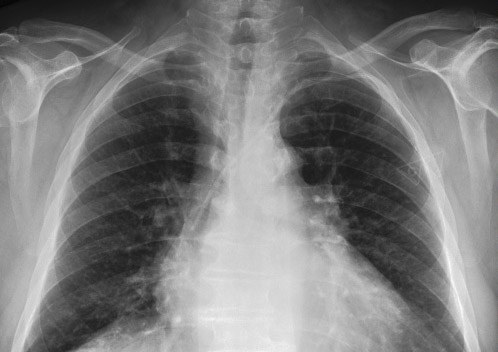
#> input picture chest_xray.jpeg, 498 x 352 px
$ python histogram_equalization.py
#> lines starting #> are read from the running program, lines starting #| are printed output that depends on the picture
import numpy as np
from PIL import Image
import matplotlib.pyplot as plt


def load_image(img_filename, greyscale=False):
    image = Image.open(img_filename)
    if not greyscale:
        image = image.convert('L')
    image_array = np.asarray(image)
    return image_array


def make_histogram(flattened_image, bins):
    out_histogram = np.zeros(bins)
    for entry in flattened_image:
        out_histogram[entry] = out_histogram[entry] + 1
    return out_histogram


def cdf(histogram):
    print("CDF")
    densities = [histogram[0]]
    for number in histogram[1:]:
        densities.append(densities[-1] + number)
    densities = np.array(densities)
    return densities


def cdf_new(densities):
    new_cdf = ((densities - densities.min()) * 255 / (densities.max() - densities.min())).astype('uint8')
    return new_cdf


def equalize_histogram(image_name, intensity_range):
    image = load_image(image_name)
#> in load_image, image is the input picture: PIL image 498x352 RGB; mean R, G, B 124.3, 124.3, 124.3
    plt.imshow(image, cmap='gray')
    plt.show()
    flat_image = image.flatten()

    histogram = make_histogram(flat_image, intensity_range)
#> the loop in make_histogram, `for entry in flattened_image:` made 175296 passes
#> entry on passes 1 to 3: 9, 12, 13
#> after the loop in make_histogram, `for entry in flattened_image:`: out_histogram = 256 values, max 1228 at index 165, min 0 at index 0, mean 684.8
#> histogram has the same summary as out_histogram in make_histogram
    cdf_list = cdf(histogram)
#> in cdf, `densities = [histogram[0]]`: densities = [0]
#> the loop in cdf, `for number in histogram[1:]:` made 255 passes
#> after the loop in cdf, `for number in histogram[1:]:`: densities = 256 values from 0 to 175296
#> cdf_list = 256 values from 0 to 175296
    new_cdf = cdf_new(cdf_list)
#> in cdf_new, `new_cdf = ((densities - densities.min()) * 255 / (densities.max() - de..`: new_cdf = 256 values from 0 to 255
#> new_cdf = 256 values from 0 to 255

    new_image = new_cdf[flat_image]
    new_image = np.reshape(new_image, image.shape)
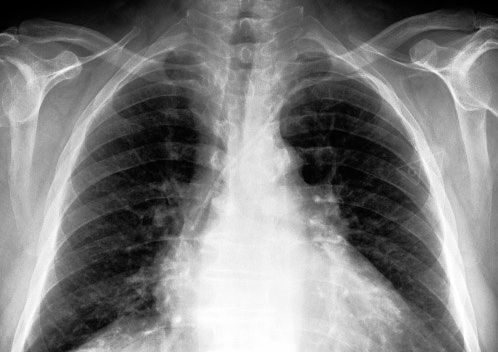
#> new_image: shape (352, 498); min 0, max 255, mean 127.6
    plt.imshow(new_image, cmap='gray')
    plt.show()


if __name__ == '__main__':
    equalize_histogram("../chest_xray.jpeg", 256)

$ run again, with EDTem.jpg copied over chest_xray.jpeg
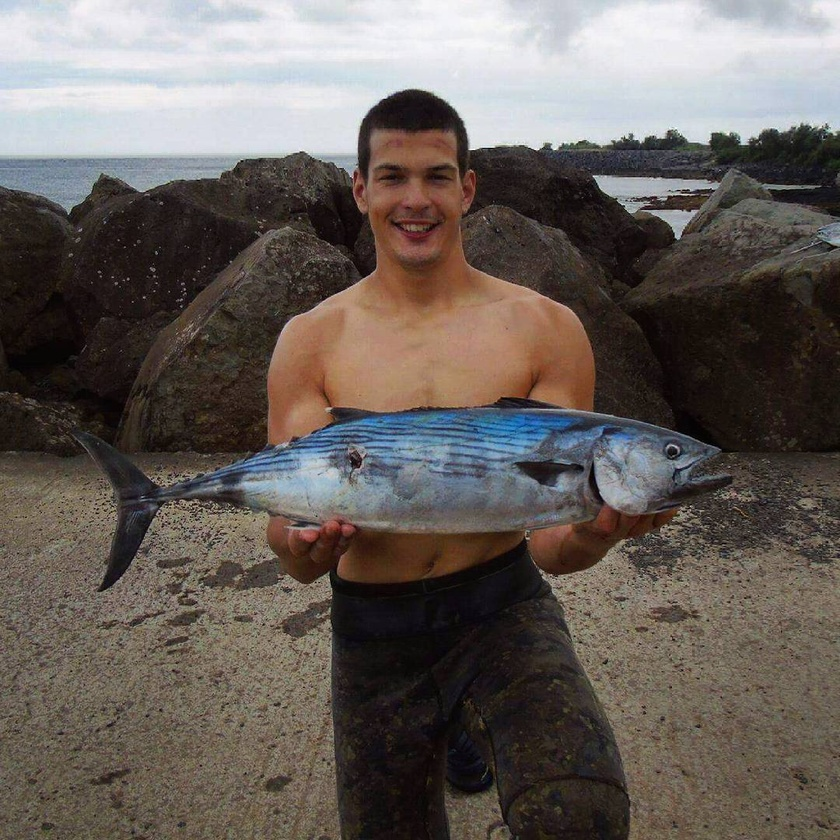
#> input picture EDTem.jpg, 840 x 840 px, shrunk from 1080 x 1080 before the run
#> in load_image, image is the input picture: PIL image 840x840 RGB; mean R, G, B 103.5, 95.7, 90.5
#> in load_image, `image = image.convert('L')`:
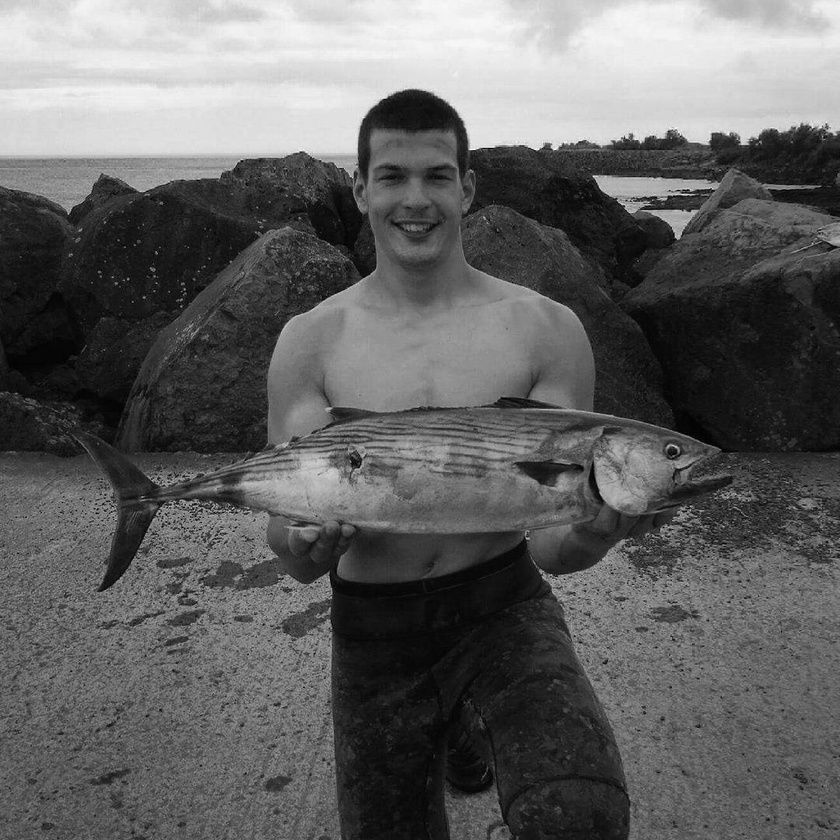
#> image: PIL image 840x840 L; min 0, max 255, mean 97.4
#> the loop in make_histogram, `for entry in flattened_image:` made 705600 passes
#> entry on passes 1 to 3: 202, 203, 205
#> after the loop in make_histogram, `for entry in flattened_image:`: out_histogram = 256 values, max 7568 at index 21, min 0 at index 251, mean 2756.2
#> histogram has the same summary as out_histogram in make_histogram
#> in cdf, `densities = [histogram[0]]`: densities = [11]
#> the loop in cdf, `for number in histogram[1:]:` made 255 passes
#> number on passes 1 to 3: 40, 90, 161
#> after the loop in cdf, `for number in histogram[1:]:`: densities = 256 values from 11 to 705600
#> in cdf_new, `new_cdf = ((densities - densities.min()) * 255 / (densities.max() - de..`: new_cdf = 256 values from 0 to 255
#> in equalize_histogram, `new_image = np.reshape(new_image, image.shape)`:
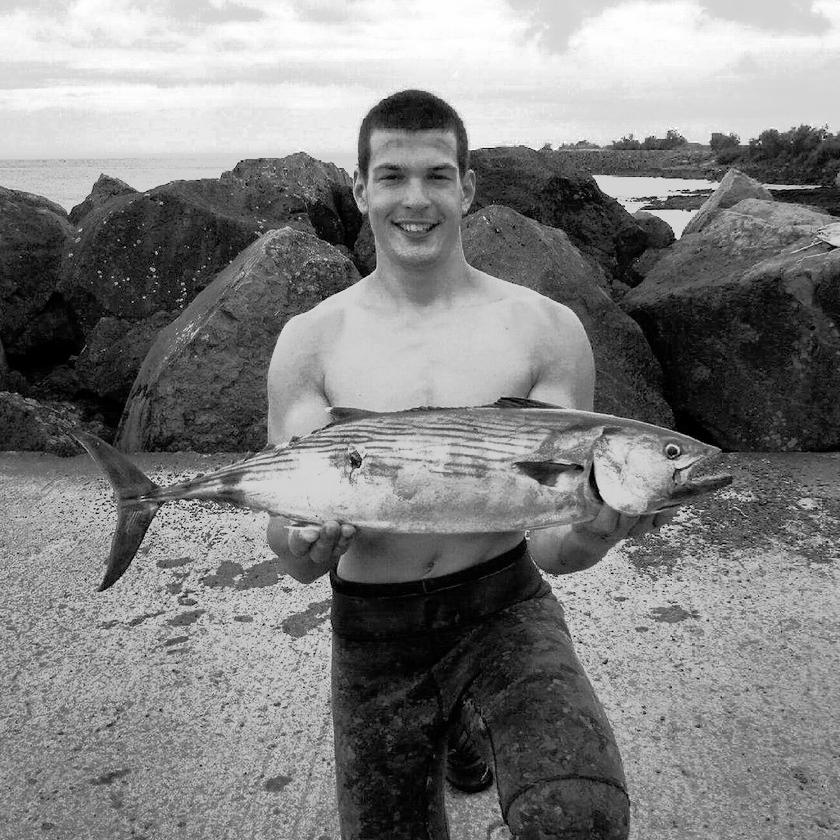
#> new_image: shape (840, 840); min 0, max 255, mean 127.8
